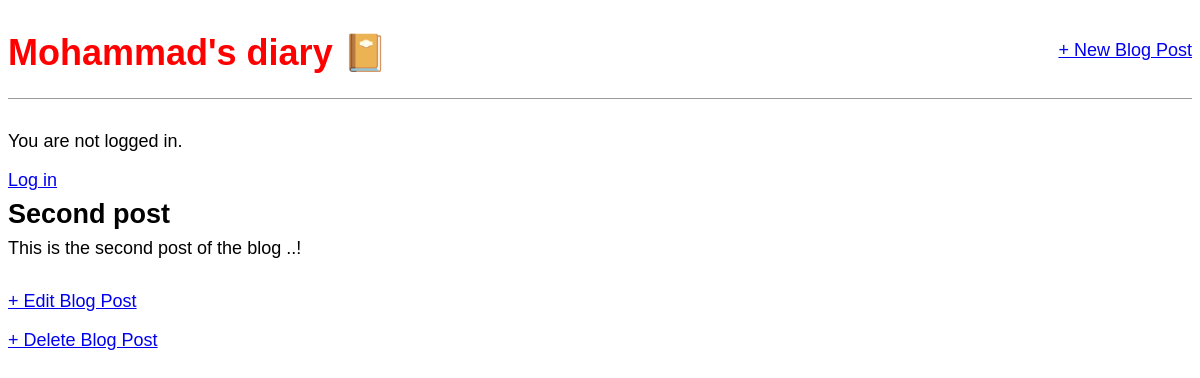
Before: /post/2/ with the older database file.
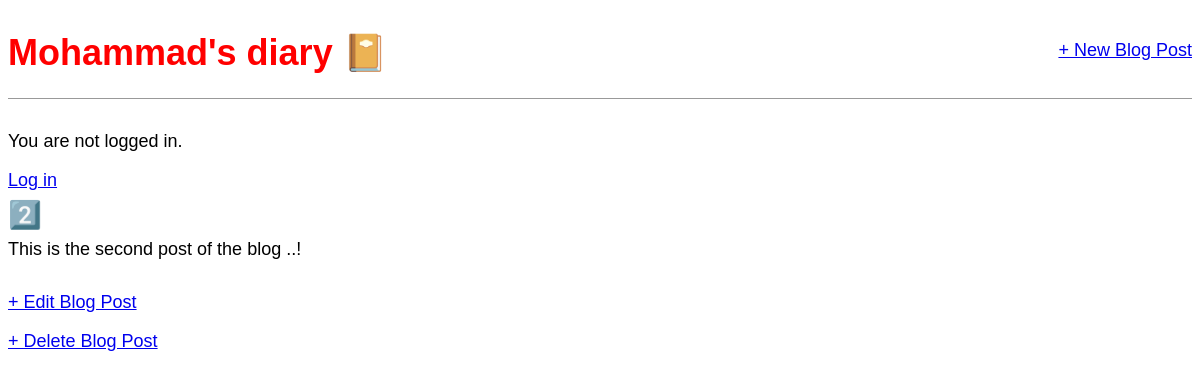
After: the same page with the newer database file.
### blog/models.py (models this page shows, shortened)
class Post(models.Model): #subclass of models
    title = models.CharField(max_length=200)
    author = models.ForeignKey('auth.User', on_delete=models.CASCADE,)
    body = models.TextField()

### blog/views.py (the view)
# urls.py: path('post/<int:pk>/', BlogDetailView.as_view(), name='post_detail'),
class BlogDetailView(DetailView):
    model = Post
    template_name = 'post_detail.html'

### templates/post_detail.html
{% extends 'base.html' %}
{% block content %}
<div class="post-entry">
<h2>{{ post.title }}</h2>
<p>{{ post.body }}</p>
</div>
<p><a href="{% url 'post_edit' post.pk %}">+ Edit Blog Post</a></p>
<p><a href="{% url 'post_delete' post.pk %}">+ Delete Blog Post</a></p>
{% endblock content %}

Changed rows visible on the page:
changed Post "This is the second post of the blog ..!": title "Second post" → "2️⃣"
